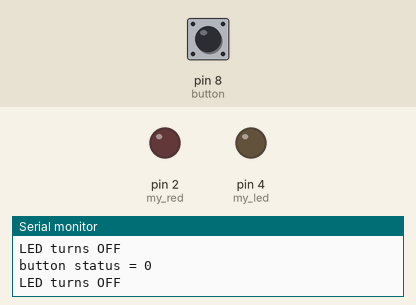
Bench run of a sketch on a simulated Arduino Uno, built with avr-gcc and run on an emulated ATmega328P. Shown: output pins drawn as LEDs (lit = HIGH), the last lines printed to the serial monitor. Dashed ring = blinking. The inputs (shaded band) are chosen by the test bench; at power-on: pin 8 (button) LOW.

Above: at 1.2 s.
1.3 s: pin 8 (button) pulled HIGH for 0.15 s
At 1.42 s:
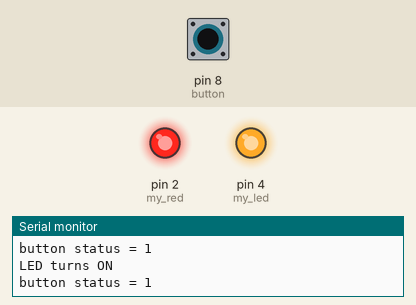
3.0 s: pin 8 (button) pulled HIGH for 1 s
At 5.5 s:
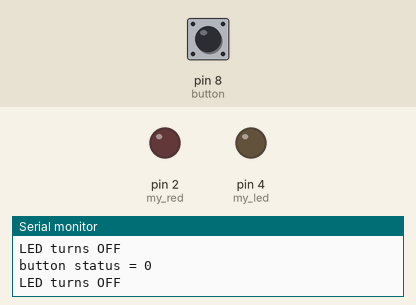
7.0 s: pin 8 (button) pulsed HIGH 5 times (0.12 s each, 0.3 s apart)
At 8.0 s:
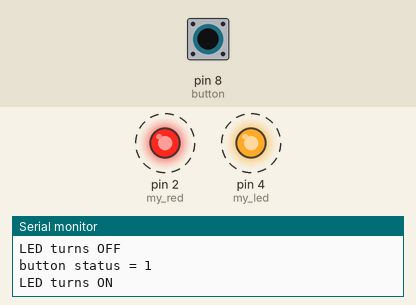
11.5 s: pin 8 (button) driven HIGH
At 12.8 s:
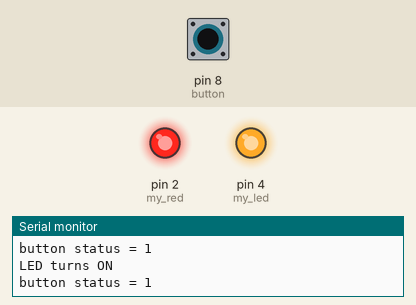
14.5 s: pin 8 (button) driven LOW
At 15.9 s:
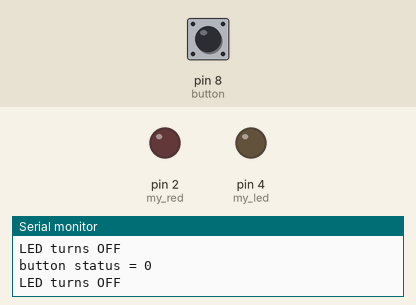
Timing chart, 0 to 17.5 s (numbered marks = the images above; inputs shaded):
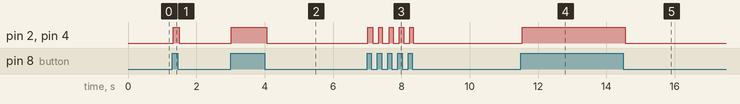

The sketch:

push_button_2_LED.ino
```cpp
// global declaration
#define my_led 4
#define my_red 2
#define button 8

void setup() {
  Serial.begin(9600);
  pinMode(my_led, OUTPUT);
  pinMode(my_red, OUTPUT);
  pinMode(button, INPUT);
}

void loop() {
  bool x = digitalRead(button);

  Serial.print("button status = ");
  Serial.println(x);

  if (x == 1) {
    digitalWrite(my_led, HIGH);
    digitalWrite(my_red, HIGH);
    Serial.println("LED turns ON");
  } else {
    digitalWrite(my_led, LOW);
    digitalWrite(my_red, LOW);
    Serial.println("LED turns OFF");
  }
}
```

Measured:
- after the input at 1.3 s, pin 2 (my_red), pin 4 (my_led): LOW → HIGH at once, → LOW 0.17 s later
- after the input at 3.0 s, pin 2 (my_red), pin 4 (my_led): LOW → HIGH at once, → LOW 1.0 s later
- after the input at 7.0 s, pin 2 (my_red), pin 4 (my_led): alternates HIGH for 0.10 s and LOW for 0.18 s, 10 changes in all, then stays LOW, starting at once
- after the input at 11.5 s, pin 2 (my_red), pin 4 (my_led): LOW → HIGH at once
- after the input at 14.5 s, pin 2 (my_red), pin 4 (my_led): HIGH → LOW after 0.05 s
